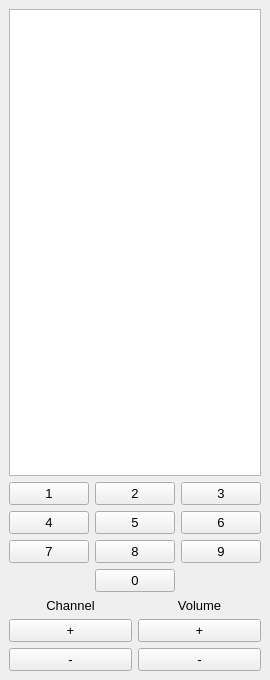
<?xml version="1.0" encoding="UTF-8"?>
<ui version="4.0">
 <class>MainWindow</class>
 <widget class="QMainWindow" name="MainWindow">
  <property name="geometry">
   <rect>
    <x>0</x>
    <y>0</y>
    <width>240</width>
    <height>680</height>
   </rect>
  </property>
  <property name="baseSize">
   <size>
    <width>240</width>
    <height>680</height>
   </size>
  </property>
  <property name="windowTitle">
   <string>Remote</string>
  </property>
  <widget class="QWidget" name="centralwidget">
   <layout class="QGridLayout" name="gridLayout_2">
    <item row="0" column="0">
     <layout class="QVBoxLayout" name="verticalLayout">
      <item>
       <widget class="QTextEdit" name="textEdit">
        <property name="enabled">
         <bool>true</bool>
        </property>
        <property name="font">
         <font>
          <pointsize>10</pointsize>
         </font>
        </property>
        <property name="readOnly">
         <bool>true</bool>
        </property>
       </widget>
      </item>
      <item>
       <layout class="QGridLayout" name="gridLayout">
        <item row="1" column="1">
         <widget class="QPushButton" name="pushButton_5">
          <property name="font">
           <font>
            <pointsize>10</pointsize>
           </font>
          </property>
          <property name="text">
           <string>5</string>
          </property>
         </widget>
        </item>
        <item row="0" column="0">
         <widget class="QPushButton" name="pushButton">
          <property name="font">
           <font>
            <pointsize>10</pointsize>
           </font>
          </property>
          <property name="text">
           <string>1</string>
          </property>
         </widget>
        </item>
        <item row="0" column="2">
         <widget class="QPushButton" name="pushButton_3">
          <property name="font">
           <font>
            <pointsize>10</pointsize>
           </font>
          </property>
          <property name="text">
           <string>3</string>
          </property>
         </widget>
        </item>
        <item row="2" column="0">
         <widget class="QPushButton" name="pushButton_7">
          <property name="font">
           <font>
            <pointsize>10</pointsize>
           </font>
          </property>
          <property name="text">
           <string>7</string>
          </property>
         </widget>
        </item>
        <item row="1" column="0">
         <widget class="QPushButton" name="pushButton_4">
          <property name="font">
           <font>
            <pointsize>10</pointsize>
           </font>
          </property>
          <property name="text">
           <string>4</string>
          </property>
         </widget>
        </item>
        <item row="2" column="1">
         <widget class="QPushButton" name="pushButton_8">
          <property name="font">
           <font>
            <pointsize>10</pointsize>
           </font>
          </property>
          <property name="text">
           <string>8</string>
          </property>
         </widget>
        </item>
        <item row="2" column="2">
         <widget class="QPushButton" name="pushButton_9">
          <property name="font">
           <font>
            <pointsize>10</pointsize>
           </font>
          </property>
          <property name="text">
           <string>9</string>
          </property>
         </widget>
        </item>
        <item row="3" column="1">
         <widget class="QPushButton" name="pushButton_10">
          <property name="font">
           <font>
            <pointsize>10</pointsize>
           </font>
          </property>
          <property name="text">
           <string>0</string>
          </property>
         </widget>
        </item>
        <item row="0" column="1">
         <widget class="QPushButton" name="pushButton_2">
          <property name="enabled">
           <bool>true</bool>
          </property>
          <property name="font">
           <font>
            <pointsize>10</pointsize>
           </font>
          </property>
          <property name="text">
           <string>2</string>
          </property>
         </widget>
        </item>
        <item row="1" column="2">
         <widget class="QPushButton" name="pushButton_6">
          <property name="font">
           <font>
            <pointsize>10</pointsize>
           </font>
          </property>
          <property name="text">
           <string>6</string>
          </property>
         </widget>
        </item>
       </layout>
      </item>
      <item>
       <layout class="QGridLayout" name="gridLayout_3">
        <item row="2" column="0">
         <widget class="QPushButton" name="pushButton_14">
          <property name="font">
           <font>
            <pointsize>10</pointsize>
           </font>
          </property>
          <property name="text">
           <string>-</string>
          </property>
         </widget>
        </item>
        <item row="2" column="1">
         <widget class="QPushButton" name="pushButton_13">
          <property name="font">
           <font>
            <pointsize>10</pointsize>
           </font>
          </property>
          <property name="text">
           <string>-</string>
          </property>
         </widget>
        </item>
        <item row="1" column="0">
         <widget class="QPushButton" name="pushButton_11">
          <property name="font">
           <font>
            <pointsize>10</pointsize>
           </font>
          </property>
          <property name="text">
           <string>+</string>
          </property>
         </widget>
        </item>
        <item row="1" column="1">
         <widget class="QPushButton" name="pushButton_12">
          <property name="font">
           <font>
            <pointsize>10</pointsize>
           </font>
          </property>
          <property name="text">
           <string>+</string>
          </property>
         </widget>
        </item>
        <item row="0" column="0">
         <widget class="QLabel" name="label">
          <property name="font">
           <font>
            <pointsize>10</pointsize>
           </font>
          </property>
          <property name="text">
           <string>Channel</string>
          </property>
          <property name="alignment">
           <set>Qt::AlignCenter</set>
          </property>
         </widget>
        </item>
        <item row="0" column="1">
         <widget class="QLabel" name="label_2">
          <property name="font">
           <font>
            <pointsize>10</pointsize>
           </font>
          </property>
          <property name="text">
           <string>Volume</string>
          </property>
          <property name="alignment">
           <set>Qt::AlignCenter</set>
          </property>
         </widget>
        </item>
       </layout>
      </item>
     </layout>
    </item>
   </layout>
  </widget>
 </widget>
 <resources/>
 <connections>
  <connection>
   <sender>pushButton_2</sender>
   <signal>clicked()</signal>
   <receiver>MainWindow</receiver>
   <slot>add()</slot>
   <hints>
    <hint type="sourcelabel">
     <x>153</x>
     <y>451</y>
    </hint>
    <hint type="destinationlabel">
     <x>10</x>
     <y>411</y>
    </hint>
   </hints>
  </connection>
  <connection>
   <sender>pushButton_3</sender>
   <signal>clicked()</signal>
   <receiver>MainWindow</receiver>
   <slot>add()</slot>
   <hints>
    <hint type="sourcelabel">
     <x>226</x>
     <y>451</y>
    </hint>
    <hint type="destinationlabel">
     <x>7</x>
     <y>438</y>
    </hint>
   </hints>
  </connection>
  <connection>
   <sender>pushButton_4</sender>
   <signal>clicked()</signal>
   <receiver>MainWindow</receiver>
   <slot>add()</slot>
   <hints>
    <hint type="sourcelabel">
     <x>70</x>
     <y>488</y>
    </hint>
    <hint type="destinationlabel">
     <x>4</x>
     <y>465</y>
    </hint>
   </hints>
  </connection>
  <connection>
   <sender>pushButton_5</sender>
   <signal>clicked()</signal>
   <receiver>MainWindow</receiver>
   <slot>add()</slot>
   <hints>
    <hint type="sourcelabel">
     <x>153</x>
     <y>488</y>
    </hint>
    <hint type="destinationlabel">
     <x>4</x>
     <y>493</y>
    </hint>
   </hints>
  </connection>
  <connection>
   <sender>pushButton_6</sender>
   <signal>clicked()</signal>
   <receiver>MainWindow</receiver>
   <slot>add()</slot>
   <hints>
    <hint type="sourcelabel">
     <x>226</x>
     <y>488</y>
    </hint>
    <hint type="destinationlabel">
     <x>24</x>
     <y>501</y>
    </hint>
   </hints>
  </connection>
  <connection>
   <sender>pushButton_7</sender>
   <signal>clicked()</signal>
   <receiver>MainWindow</receiver>
   <slot>add()</slot>
   <hints>
    <hint type="sourcelabel">
     <x>79</x>
     <y>525</y>
    </hint>
    <hint type="destinationlabel">
     <x>47</x>
     <y>505</y>
    </hint>
   </hints>
  </connection>
  <connection>
   <sender>pushButton_8</sender>
   <signal>clicked()</signal>
   <receiver>MainWindow</receiver>
   <slot>add()</slot>
   <hints>
    <hint type="sourcelabel">
     <x>153</x>
     <y>525</y>
    </hint>
    <hint type="destinationlabel">
     <x>73</x>
     <y>512</y>
    </hint>
   </hints>
  </connection>
  <connection>
   <sender>pushButton_9</sender>
   <signal>clicked()</signal>
   <receiver>MainWindow</receiver>
   <slot>add()</slot>
   <hints>
    <hint type="sourcelabel">
     <x>226</x>
     <y>525</y>
    </hint>
    <hint type="destinationlabel">
     <x>228</x>
     <y>521</y>
    </hint>
   </hints>
  </connection>
  <connection>
   <sender>pushButton_14</sender>
   <signal>clicked()</signal>
   <receiver>MainWindow</receiver>
   <slot>channels()</slot>
   <hints>
    <hint type="sourcelabel">
     <x>53</x>
     <y>644</y>
    </hint>
    <hint type="destinationlabel">
     <x>4</x>
     <y>646</y>
    </hint>
   </hints>
  </connection>
  <connection>
   <sender>pushButton_11</sender>
   <signal>clicked()</signal>
   <receiver>MainWindow</receiver>
   <slot>channels()</slot>
   <hints>
    <hint type="sourcelabel">
     <x>67</x>
     <y>616</y>
    </hint>
    <hint type="destinationlabel">
     <x>6</x>
     <y>605</y>
    </hint>
   </hints>
  </connection>
  <connection>
   <sender>pushButton</sender>
   <signal>clicked()</signal>
   <receiver>MainWindow</receiver>
   <slot>add()</slot>
   <hints>
    <hint type="sourcelabel">
     <x>42</x>
     <y>428</y>
    </hint>
    <hint type="destinationlabel">
     <x>2</x>
     <y>383</y>
    </hint>
   </hints>
  </connection>
  <connection>
   <sender>pushButton_10</sender>
   <signal>clicked()</signal>
   <receiver>MainWindow</receiver>
   <slot>add()</slot>
   <hints>
    <hint type="sourcelabel">
     <x>118</x>
     <y>547</y>
    </hint>
    <hint type="destinationlabel">
     <x>60</x>
     <y>541</y>
    </hint>
   </hints>
  </connection>
  <connection>
   <sender>pushButton_12</sender>
   <signal>clicked()</signal>
   <receiver>MainWindow</receiver>
   <slot>volumes()</slot>
   <hints>
    <hint type="sourcelabel">
     <x>183</x>
     <y>618</y>
    </hint>
    <hint type="destinationlabel">
     <x>232</x>
     <y>612</y>
    </hint>
   </hints>
  </connection>
  <connection>
   <sender>pushButton_13</sender>
   <signal>clicked()</signal>
   <receiver>MainWindow</receiver>
   <slot>volumes()</slot>
   <hints>
    <hint type="sourcelabel">
     <x>189</x>
     <y>644</y>
    </hint>
    <hint type="destinationlabel">
     <x>236</x>
     <y>647</y>
    </hint>
   </hints>
  </connection>
 </connections>
 <slots>
  <slot>add()</slot>
  <slot>volumes()</slot>
  <slot>channels()</slot>
 </slots>
</ui>
